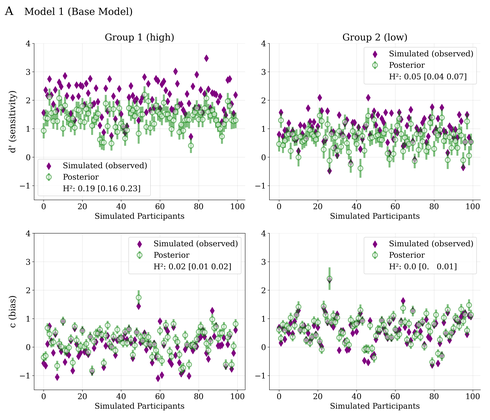
#> input picture model_posteriors/mod1_posteriors.png, 490 x 420 px, shrunk from 4200 x 3600 before the run, found by its file name
$ python combine_figures.py
#> lines starting #> are read from the running program, lines starting #| are printed output that depends on the picture
# -*- coding: utf-8 -*-
from PIL import Image
import matplotlib.pyplot as plt

plots = ["mod1_posteriors.png","mod2_posteriors.png"]

im1,im2 = [Image.open(plots[i]) for i in range(len(plots))]
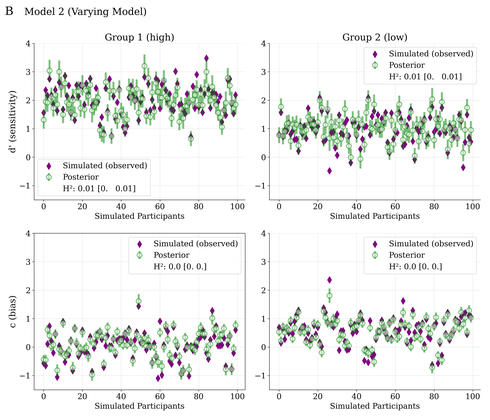
#> input picture model_posteriors/mod2_posteriors.png, 490 x 420 px, shrunk from 4200 x 3600 before the run, found by its file name
#> im1 is the input picture: PIL image 490x420 RGBA; mean R, G, B, A 238.5, 239.4, 238.5, 255
#> im2 is the input picture: PIL image 490x420 RGBA; mean R, G, B, A 238.5, 240.2, 238.5, 255

dst = Image.new('RGB', (im1.width*2 , im1.height), color=(255,255,255))
#> dst: PIL image 980x420 RGB; every value is 255

dst.paste(im1, (0, 0))
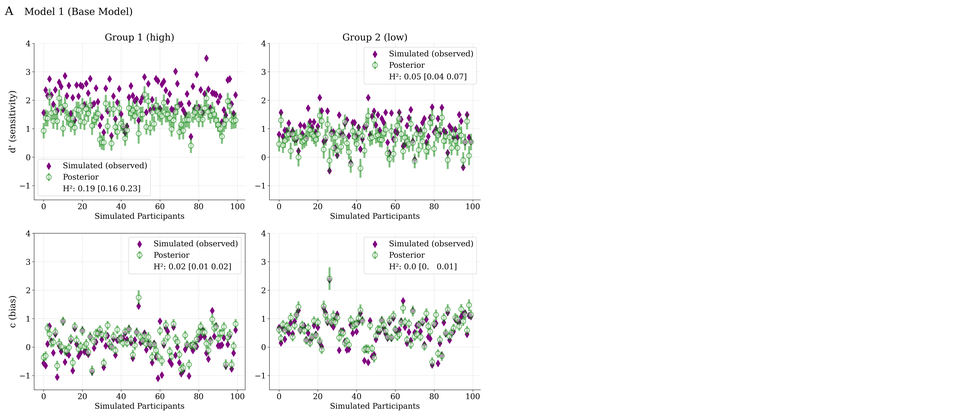
#> dst: PIL image 980x420 RGB; mean R, G, B 246.8, 247.2, 246.8
dst.paste(im2, (im1.width, 0))
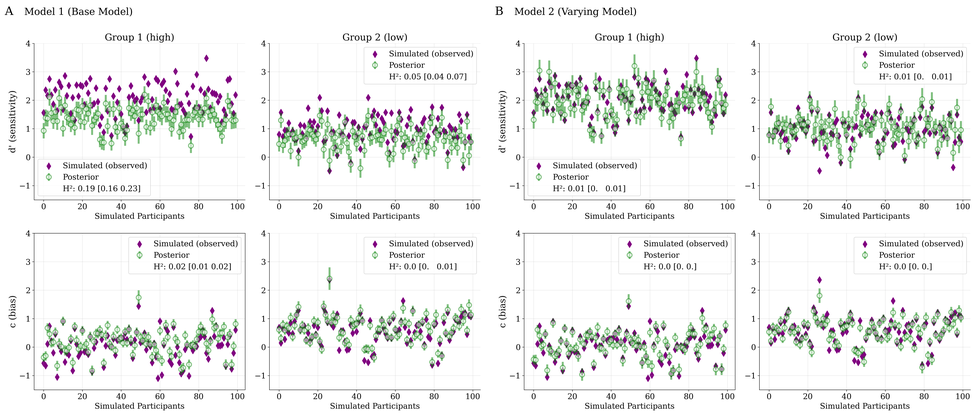
#> dst: PIL image 980x420 RGB; mean R, G, B 238.5, 239.8, 238.5

dst.save("posterior_plots.png")

dst.save("BMR-2024-18-04 posterior_plots.pdf")

# [7 lines of commented-out code are left out]


plots = ["mod1_ROC.png","mod2_ROC.png"]

im1,im2 = [Image.open(plots[i]) for i in range(len(plots))]
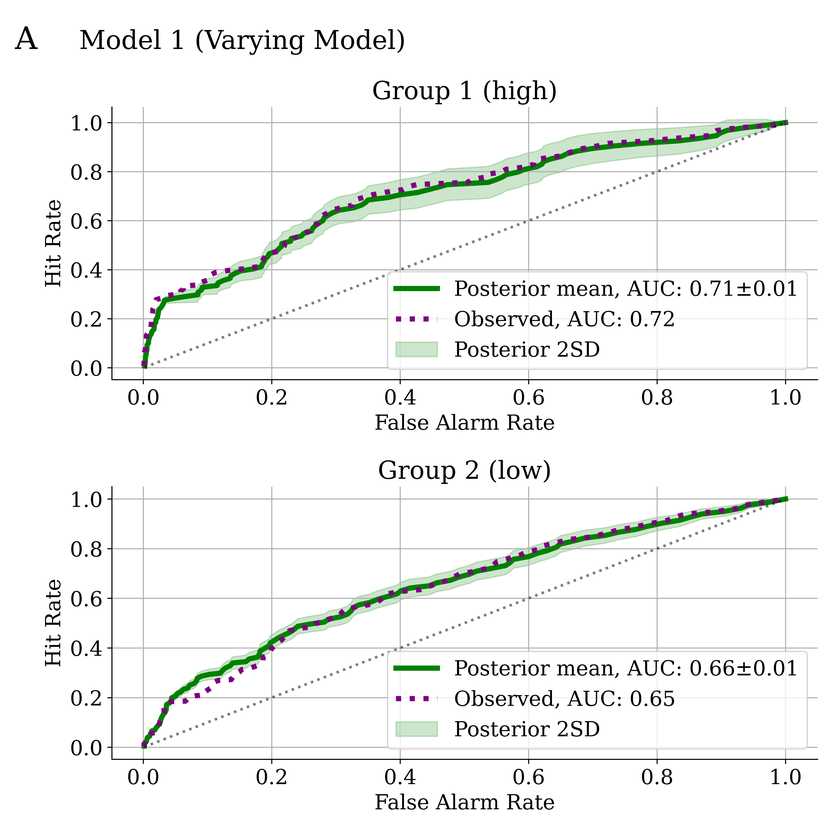
#> input picture 05_model_posteriors/mod1_ROC.png, 840 x 840 px, shrunk from 7200 x 7200 before the run
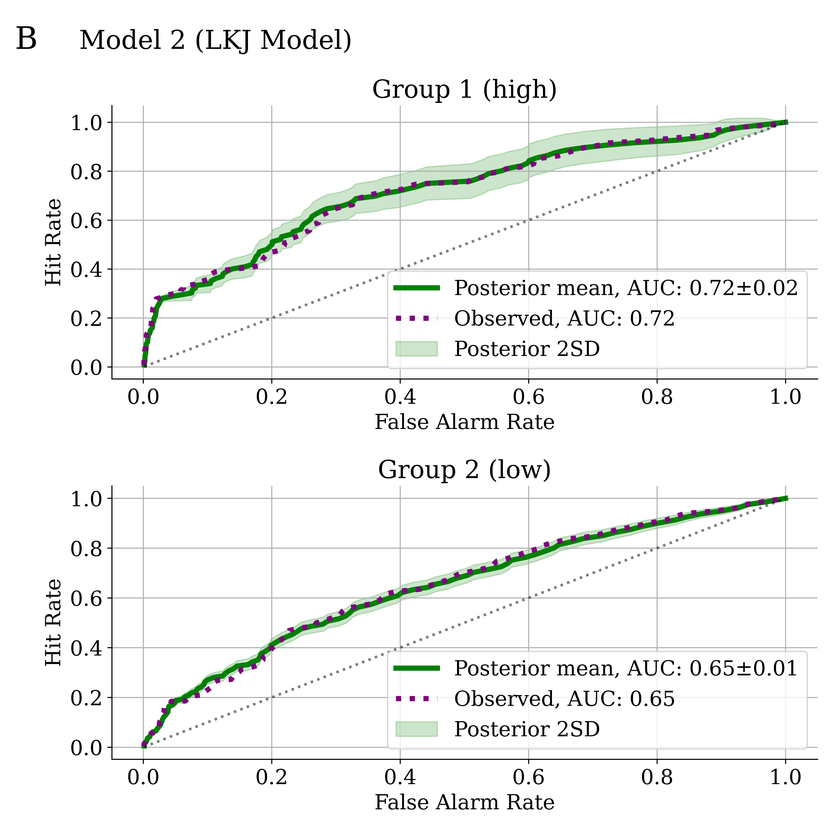
#> input picture 05_model_posteriors/mod2_ROC.png, 840 x 840 px, shrunk from 7200 x 7200 before the run
#> im1 is the input picture: PIL image 840x840 RGBA; mean R, G, B, A 243, 244.3, 243, 255
#> im2 is the input picture: PIL image 840x840 RGBA; mean R, G, B, A 243.1, 244.4, 243.1, 255

dst = Image.new('RGB', (im1.width*2 , im1.height), color=(255,255,255))
#> dst: PIL image 1680x840 RGB; every value is 255

dst.paste(im1, (0, 0))
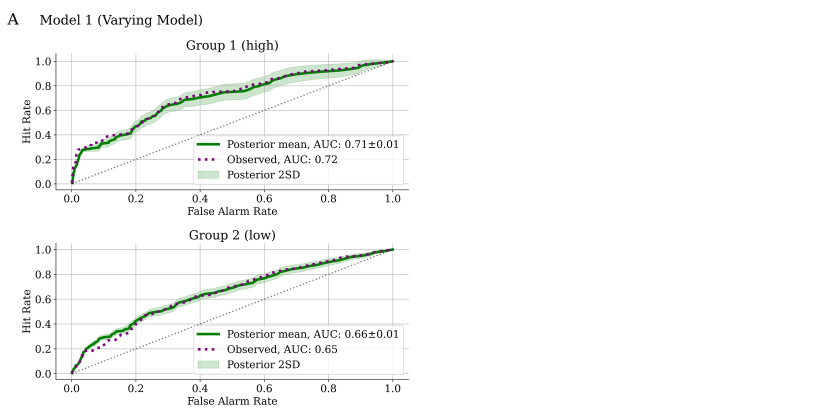
#> dst: PIL image 1680x840 RGB (shown at 1/2 size); mean R, G, B 249, 249.7, 249
dst.paste(im2, (im1.width, 0))
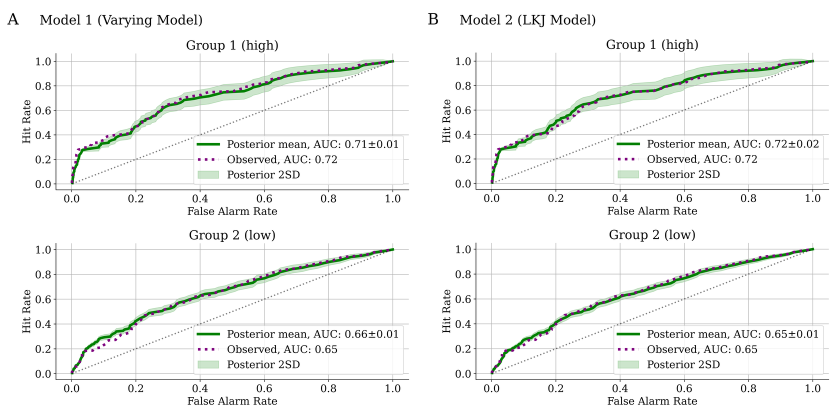
#> dst: PIL image 1680x840 RGB (shown at 1/2 size); mean R, G, B 243, 244.4, 243

dst.save("roc_plots.png")

dst.save("BMR-2024-18-04 roc_plots.pdf")
